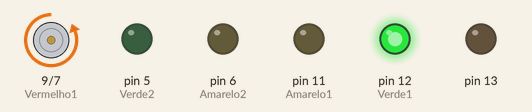
Simulated run of this sketch. Board: Arduino Uno, built with avr-gcc and run on an emulated ATmega328P. Shown: motor-driver pin pairs drawn as motors (green arrow = first pin HIGH = forward, orange = second pin HIGH = backward, longer = more drive), output pins drawn as LEDs (lit = HIGH).

Above: at 2.0 s.
At 5.0 s:
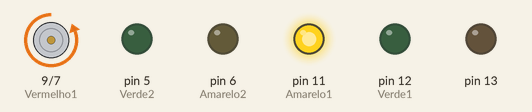
At 8.0 s:
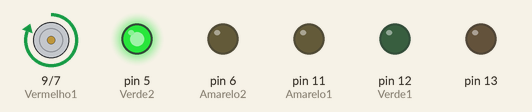
At 11.0 s:
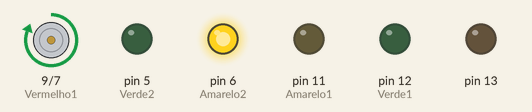
Timing chart, 0 to 15.6 s (numbered marks = the images above):
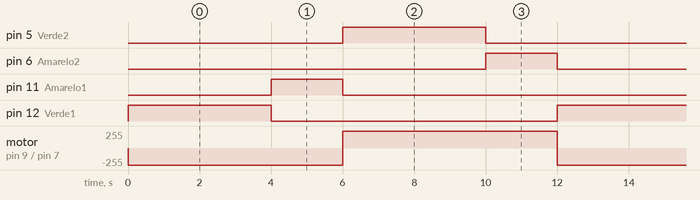

The sketch:

semaforo-2-vias.ino
```cpp
void setup() {
  // Projeto de semáforo realizado, incialmetne com apenas com duas vias, imaginando-se uma via de mão e a outra de contramão, em referênci

  //atribuição de saída ou entrada a cada porta utilizada
  pinMode(5, OUTPUT);
  pinMode(6, OUTPUT);
  pinMode(7, OUTPUT);
  pinMode(9, OUTPUT);
  pinMode(11, OUTPUT);
  pinMode(12, OUTPUT);
  pinMode(13, OUTPUT);
}

void loop() {
  // instanciamento dos pinos
  int Verde1 = 12;
  int Verde2 = 5;
  int Vermelho1 = 9;
  int Vermelho2 = 7;
  int Amarelo1 = 11;
  int Amarelo2 = 6;
  int A = 0;


  digitalWrite(Verde1, HIGH); digitalWrite(Vermelho2, HIGH);   // Liga o verde de um lado e o vermelho do outro
  delay(4000);
  digitalWrite(Verde1, LOW); digitalWrite(Amarelo1, HIGH); // Liga o verde de um e o amarelo do outro
  delay(2000);
  digitalWrite(Amarelo1, LOW); digitalWrite(Vermelho2, LOW); // apaga o amarelo e o vermelho
  digitalWrite(Vermelho1, HIGH); digitalWrite(Verde2, HIGH); // acende o vermelho e o verde
  delay(4000);
  digitalWrite(Verde2, LOW); digitalWrite(Amarelo2, HIGH); //  apaga o verde e acendo o amarelo
  delay(2000);
  digitalWrite(Amarelo2, LOW); digitalWrite(Vermelho1, LOW); // apaga o amarelo e o vermelho

  // ... inicia todo o processo ... //


}
```

Measured:
- by itself, pin 5 (Verde2), pin 12 (Verde1): alternates HIGH for 4.0 s and LOW for 8.0 s
- by itself, pin 6 (Amarelo2), pin 11 (Amarelo1): alternates HIGH for 2.0 s and LOW for 10.0 s
- by itself, motor on pin 9 (Vermelho1) / pin 7 (Vermelho2): alternates forward 255/255 for 6.0 s and backward 255/255 for 6.0 s
